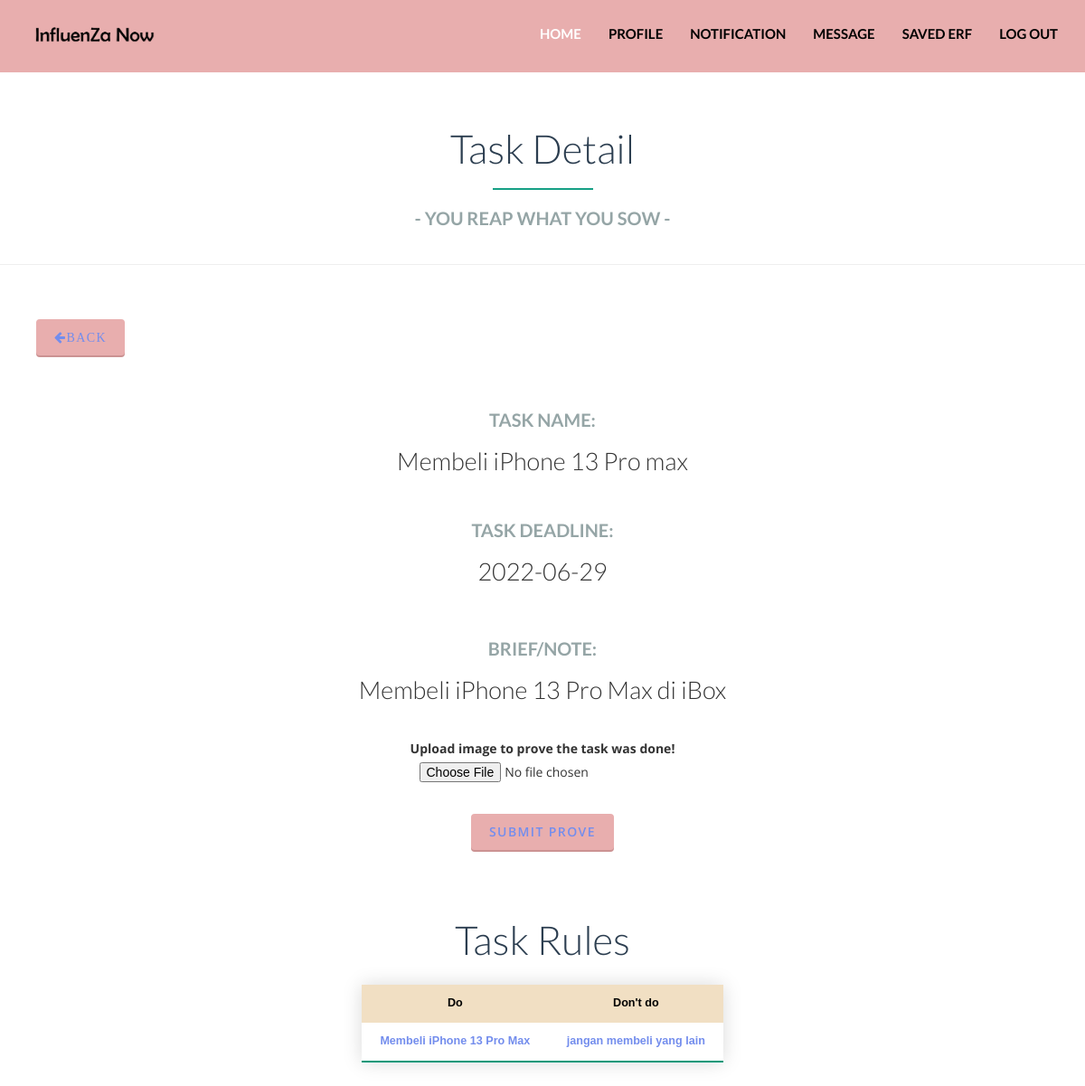
/resource/script/dashboard/influencer/taskInfo.php?task_id=25&back_url=home.php&apply_id=19&erf_id=13 (signed in), run on the app's committed database.
### tables this page shows
CREATE TABLE `task` (
  `task_id` bigint(20) NOT NULL,
  `task_name` varchar(30) NOT NULL,
  `task_deadline` date NOT NULL,
  `task_status` varchar(10) NOT NULL,
  `erf_id` bigint(20) NOT NULL,
  `brief` text,
  `submission` varchar(500) DEFAULT NULL
);

CREATE TABLE `rules_list` (
  `rules_id` bigint(20) NOT NULL,
  `task_id` bigint(20) DEFAULT NULL,
  `rules` varchar(300) DEFAULT NULL,
  `rules_type` varchar(4) DEFAULT NULL
);

### public/includes/globalFunctions.php (called while the page is built, shortened)
<?php
function query( $sql ) {
    global $conn;
    $result = mysqli_query($conn, $sql);
    $rows = [];
    while( $row = mysqli_fetch_assoc($result) ) {
        $rows[] = $row;
    }
    return $rows;
}
?>

### public/resource/script/dashboard/influencer/taskInfo.php (the view, shortened to what this page needs)
<?php
require __DIR__.'/../../../../includes/connection.php';
require __DIR__.'/../../../../includes/globalFunctions.php';
$back_url = $_SESSION['back_url'];
$erf_id = $_SESSION['erf_id'];
$task_id = $_SESSION['task_id'];
$task = query("SELECT * FROM task WHERE erf_id = $erf_id AND task_status = 'added' AND task_id = $task_id")[0];
$rules_do = query("SELECT rules FROM rules_list WHERE task_id = $task_id AND rules_type = 'do'");
$rules_dont = query("SELECT rules FROM rules_list WHERE task_id = $task_id AND rules_type = 'dont'");
$table_rows = 0;
if( sizeof($rules_do) >= sizeof($rules_dont) ) {
    $table_rows = sizeof($rules_do);
} else {
    $table_rows = sizeof($rules_dont);
}
if( isset($_SESSION['apply_id']) ) {
    $apply_id = $_SESSION['apply_id'];
    $task_submissions = query("SELECT * FROM task_submissions WHERE apply_id = $apply_id AND task_id = $task_id")[0];
    $task_status = $task_submissions['submission_status'];
}
?>
<!DOCTYPE html>
<html lang="en" style="height:100%;">
    <head>
        <link href="../../../bootstrap/css/bootstrap.min.css" rel="stylesheet">
        <link href="../../../style/css/font-awesome.min.css" rel="stylesheet">
        <link rel="stylesheet" href="https://cdnjs.cloudflare.com/ajax/libs/font-awesome/4.7.0/css/font-awesome.min.css">
        <link href="../../../style/css/style-library-1.css" rel="stylesheet">
        <link href="../../../style/css/plugins.css" rel="stylesheet">
        <link href="../../../style/css/blocks.css" rel="stylesheet">
        <link href="../../../style/css/table.css" rel="stylesheet">
    </head>
    <body data-spy="scroll" data-target="nav">
    <header id="header-1" class="soft-scroll header-1">
            <nav class="main-nav navbar-fixed-top headroom headroom--pinned">
                <div class="container">
                    <div class="navbar-header">
                        <a href="#">
                            <img src="../../../images/logo.png" class="brand-img img-responsive">
                        </a>
                    </div>
                    <div class="collapse navbar-collapse">
                        <ul class="nav navbar-nav navbar-right">
                            <li class="active nav-item">
                                <a href="home.php">Home</a>
                            </li>
                            <li class="nav-item">
                                <a href="infProfile.php">Profile</a>
                            </li>
                            <li class="nav-item">
                                <a href="notification.php">Notification</a>
                            </li>
                            <li class="nav-item dropdown">
                                <a href="#">Message </a>
                            </li>
                            <li class="nav-item">
                                <a href="savedERF.php">Saved ERF</a>
                            </li>
                            <li class="nav-item">
                                <a href="../../login/influencerlogin/logout.php">Log Out</a>
                            </li>
                        </ul>
                    </div>
                </div>
            </nav>
        </header>
        <section id="content-3-7" class="content-block content-3-7">
            <div class="container">
                <div class="col-sm-12">
                    <div class="underlined-title">
                        <h1>Task Detail</h1>
                        <hr>
                        <h2>- you reap what you sow -</h2>
                    </div>
                </div>
            </div>
            <hr>
            <a href="<?= $back_url; ?>">
            <button style="margin: 40px;" class="btn btn-primary"><i class="fa fa-arrow-left">Back</i></button>
            </a>
            <center>
                <div class="underlined-title">
            <h2>
                Task Name:<br>
            </h2>
            <h3>
                <?= $task['task_name']; ?><br>
                <br>
            </h3>
            <h2>
                Task Deadline:<br>
            </h2>
            <h3>
                <?= $task['task_deadline']; ?><br>
            </h3>
                <br>
                <h2>
                Brief/Note:<br>
                </h2>
                <h3>
                <?= $task['brief']; ?>
                </h3>
                <br>
                </div>
            </center>
                <?php if( isset($apply_id) && $task_status == 'not submitted' ): ?>
                    <center>
                        <form action="" method="post" enctype="multipart/form-data">
                            <label for="submission">Upload image to prove the task was done!</label>
                            <input type="file" name="submission" required><br>
                            <button type="submit" name="submit_prove" class="btn btn-primary">Submit Prove</button>
                        </form>
                    </center>
                <?php endif; ?>
        </section>
        <div class="col-sm-12">
            <div class="underlined-title">
            <center>
            <h1>Task Rules</h1>
            <table class="styled-table">
            <thead>
                <tr>
                    <th>Do</th>
                    <th>Don't do</th>
                </tr>
            </thead>
            <tbody>
                <?php for($i = 0; $i < $table_rows; $i++): ?>
                    <tr class="bold-approved">
                        <?php if( isset($rules_do[$i]) ): ?>
                            <td><?= $rules_do[$i]['rules'] ?></td>
                        <?php endif; ?>
                        <?php if( isset($rules_dont[$i]) ): ?>
                            <td><?= $rules_dont[$i]['rules'] ?></td>
                        <?php endif; ?>
                    </tr>
                <?php endfor; ?>
                </tbody>
            </table>
            </center>
        </div>
    </div>
</body>

### public/resource/style/css/style-library-1.css (style rules this page uses)
body { font-family: "Open Sans", Helvetica, Arial, sans-serif; color: #333333; background: #ffffff; overflow-x: hidden; -webkit-font-smoothing: antialiased; -moz-osx-font-smoothing: grayscale; }
h1, h2, h3, h4, h5, h6, .h1, .h2, .h3, .h4, .h5, .h6 { font-family: 'Lato', Helvetica, Arial, sans-serif; line-height: 1.1; }
h1, h2, h3 { margin-bottom: 20px; font-weight: 300; }
h1, .h1 { font-size: 44px; }
h2, .h2 { font-size: 37px; }
h3, .h3 { font-size: 27px; }
a { color: #1abc9c; }
ul { list-style: none; position: relative; padding-left: 22px; }
ul li, ol li { font-size: 14px; color: #515157; margin-bottom: 5px; }
.underlined-title { text-align: center; padding-bottom: 30px; }
.underlined-title h1 { color: #2c3e50; margin: 0; }
.underlined-title h2 { font-size: 20px; text-transform: uppercase; font-weight: 700; color: #95a5a6; }
.underlined-title hr { width: 10%; border-width: 2px; border-color: #16a085; }
.btn { color: #738DED; padding: 10px 20px; margin: 15px 0; font-size: 14px; font-weight: 600; letter-spacing: 0.1em; text-shadow: none; border: none; text-transform: uppercase; border-radius: 4px; -webkit-border-radius: 4px; -moz-border-radius: 4px; }
.btn.btn-primary { background: #e8aeae; box-shadow: 0 2px #cb9292; }
.content-block { width: 100%; padding: 60px 0 60px 0; z-index: 100; position: relative; background-color: #ffffff; }

### public/resource/style/css/blocks.css (style rules this page uses)
#header-1 { width: 100%; background: none; height: 80px; }
#header-1 .main-nav { background-color: #E8AEAE; border: 0; height: 80px; }
#header-1 .main-nav .nav { margin-top: 12px; }
#header-1 .main-nav .navbar-nav > li a { font-family: 'Lato', sans-serif; font-weight: 700; text-transform: uppercase; font-size: 15px; color: rgb(0, 0, 0); }
#header-1 .main-nav .navbar-nav > li.active a { color: #ffffff; background: none; }
#header-1 .main-nav .navbar-nav > li.active { color: #ffffff; }
#header-1 .brand-img { max-width: 150px; padding: 20px 0; }
.headroom { position: fixed; top: 0; left: 0; right: 0; transition: all .2s ease-in-out; }
.headroom--pinned { top: 0; }
.content-3-7 .underlined-title { padding-bottom: 0; }
*, *:after, *:before { box-sizing: border-box; }

### public/resource/style/css/table.css (style rules this page uses)
.styled-table { border-collapse: collapse; margin: 25px 0; font-size: 0.9em; font-family: sans-serif; min-width: 400px; box-shadow: 0 0 20px rgba(0, 0, 0, 0.15); }
.styled-table thead tr { background-color: #F1DFC3; color: #000000; text-align: left; }
.styled-table th, .styled-table td { padding: 12px 15px; text-align: center; }
.styled-table tbody tr { border-bottom: 1px solid #F1DFC3; text-align: center; }
.styled-table tbody tr:last-of-type { border-bottom: 2px solid #009879; }
.styled-table tbody tr.bold-approved { font-weight: bold; color: #738DED; }

### data on the page
task: task_name "Membeli iPhone 13 Pro max", task_deadline "2022-06-29", brief "Membeli iPhone 13 Pro Max di iBox"
rules_list: rules "Membeli iPhone 13 Pro Max"
rules_list: rules "jangan membeli yang lain"
